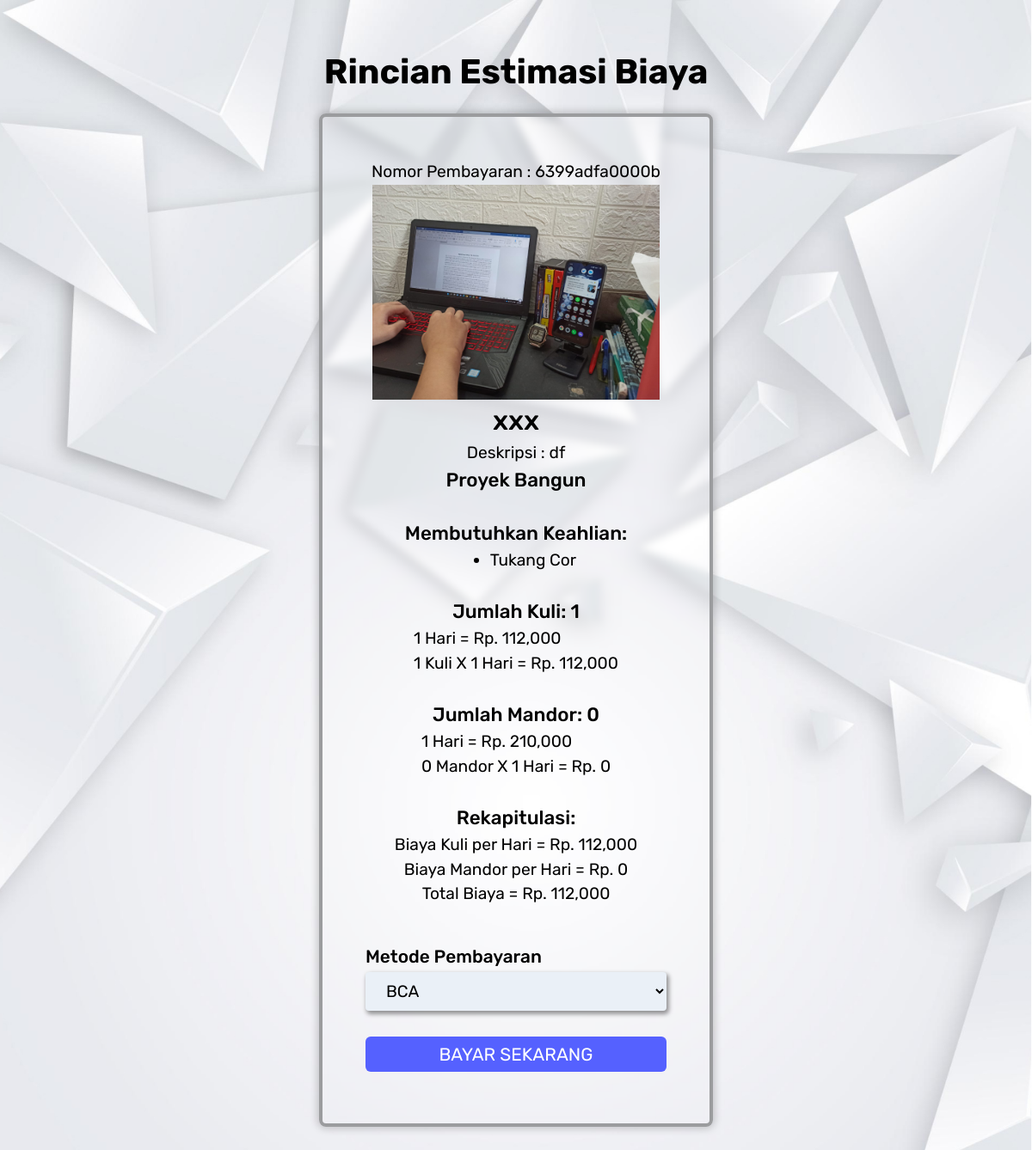
Screenshot of /bayar.php (signed in) with the database file from the repository.
### tables this page shows
CREATE TABLE `proyek` (
  `id` int(11) NOT NULL,
  `tipe_proyek` varchar(100) NOT NULL,
  `gambar_proyek` varchar(255) DEFAULT NULL,
  `nama_proyek` varchar(255) NOT NULL,
  `jumlah_kuli` int(10) UNSIGNED DEFAULT NULL,
  `id_konsumen` int(11) NOT NULL,
  `deskripsi_proyek` text DEFAULT NULL,
  `jumlah_mandor` int(10) UNSIGNED DEFAULT NULL
);

CREATE TABLE `proyek_keahlian` (
  `id_proyek` int(11) NOT NULL,
  `id_keahlian` int(11) NOT NULL
);

CREATE TABLE `keahlian` (
  `id` int(11) NOT NULL,
  `jenis_keahlian` varchar(100) NOT NULL,
  `tipe` varchar(20) NOT NULL
);

CREATE TABLE `gaji_mitra` (
  `id` int(11) NOT NULL,
  `tipe` varchar(50) NOT NULL,
  `gaji` int(10) UNSIGNED NOT NULL
);

### function.php (called while the page is built, shortened)
<?php
$conn = mysqli_connect("localhost", "root", "", "kuliku");
function QueryData($query)
{
    global $conn;
    $result = mysqli_query($conn, $query);
    $rows = [];
    while ($row = mysqli_fetch_assoc($result)) {
        $rows[] = $row;
    }
    return $rows;
}

### bayar.php (the view, shortened to what this page needs)
<?php
require 'function.php';
$email = $_SESSION['email'];
$id = (int) QueryData("SELECT id FROM konsumen WHERE email = '$email'")[0]['id'];
$proyek = QueryData("SELECT * FROM proyek WHERE id_konsumen = $id ORDER BY id DESC LIMIT 1")[0];
$id_proyek = $proyek['id'];
$proyek_keahlian = QueryData("SELECT * FROM proyek_keahlian
    JOIN keahlian ON (proyek_keahlian.id_keahlian = keahlian.id)
    WHERE id_proyek = $id_proyek");
$gaji = QueryData("SELECT * FROM gaji_mitra");
$gajiKuli = (int) $gaji[0]['gaji'];
$gajiMandor = (int) $gaji[1]['gaji'];
$total_gajiKuli = (int) $gajiKuli * $proyek['jumlah_kuli'];
$total_gajiMandor = (int) $gajiKuli * $proyek['jumlah_mandor'];
$total = (int) $total_gajiKuli + $total_gajiMandor;
$metode_pembayaran = QueryData("SELECT * FROM metode_pembayaran");
$no_pembayaran = uniqid();
?>
<!DOCTYPE html>
<html lang="en">
<head>
    <link rel="stylesheet" href="style.css">
    <link rel="stylesheet" href="register.css">
    <link rel="stylesheet" href="bayar.css">
</head>
<body>
    <div class="content">
        <h1>Rincian Estimasi Biaya</h1>
        <div class="box">
            <p> Nomor Pembayaran : <?= $no_pembayaran ?></p>
            <img src="images/<?= $proyek['gambar_proyek'] ?>" height="250px">
            <h2><?= $proyek['nama_proyek'] ?></h2>
            <p>Deskripsi : <?= $proyek['deskripsi_proyek'] ?></p>
            <h3>Proyek <?= $proyek['tipe_proyek'] ?></h3>
            <br>
            <h3>Membutuhkan Keahlian: </h3>
            <ul>
                <?php foreach ($proyek_keahlian as $pk) : ?>
                    <li><?= $pk['jenis_keahlian'] ?></li>
                <?php endforeach; ?>
            </ul>
            <br>
            <h3>Jumlah Kuli: <?= $proyek['jumlah_kuli'] ?></h3>
            <p>1 Hari = Rp. <?= number_format($gajiKuli) ?> <br> <?= $proyek['jumlah_kuli'] ?> Kuli X 1 Hari = Rp. <?= number_format($total_gajiKuli) ?></p>
            <br>
            <h3>Jumlah Mandor: <?= $proyek['jumlah_mandor'] ?></h3>
            <p>1 Hari = Rp. <?= number_format($gajiMandor) ?> <br> <?= $proyek['jumlah_mandor'] ?> Mandor X 1 Hari = Rp. <?= number_format($total_gajiMandor) ?></p>
            <br>
            <h3>Rekapitulasi:</h3>
            <p>Biaya Kuli per Hari = Rp. <?= number_format($total_gajiKuli) ?></p>
            <p>Biaya Mandor per Hari = Rp. <?= number_format($total_gajiMandor) ?></p>
            <p>Total Biaya = Rp. <?= number_format($total) ?></p>
            <br>
            <form action="" method="POST">
                <label for="met_pembayaran">Metode Pembayaran</label>
                <select name="met_pembayaran" id="met_pembayaran">
                    <?php foreach ($metode_pembayaran as $mp) : ?>
                        <option value="<?= $mp['id'] ?>"><?= $mp['nama_alat_pembayaran'] ?></option>
                    <?php endforeach ?>
                </select>
                <Button type="submit" name="bayar">BAYAR SEKARANG</Button>
            </form>
        </div>
    </div>
</body>
</html>

### style.css (style rules this page uses)
* { margin: 0; box-sizing: border-box; font-family: 'Rubik', sans-serif; }
body { background-image: url(assets/bg.jpg); background-repeat: no-repeat; background-size: cover; height: 100vh; scroll-behavior: smooth; }
h1 { font-size: 2.5rem; font-weight: 700; }
h2 { font-size: 1.8rem; font-weight: 500; text-align: center; }
form { display: flex; flex-direction: column; margin-top: 6px; }
label { font-size: 1.3rem; font-weight: 500; padding-top: 8px; padding-bottom: 2px; }
button { border: none; border-radius: 6px; font-size: 1.3rem; color: white; background-color: #5561FF; padding: 0.4em 1.6em; margin-left: 45px; }
.content { height: 100%; display: flex; flex-direction: column; align-items: center; justify-content: center; }
.content .box { border: 4px solid #9B9C9E; border-radius: 8px; padding: 50px; margin-top: 25px; box-shadow: 0 0 10px 2px rgba(0, 0, 0, 0.2); backdrop-filter: blur(5px); }

### register.css (style rules this page uses)
body { background-image: url(assets/bg2.jpg); background-repeat: no-repeat; background-size: cover; height: 100%; }
.content { padding: 120px 0; }
.box { display: flex; flex-direction: column; align-items: center; }
button { margin: 20px 0 10px 0; }

### bayar.css (style rules this page uses)
.content { padding: 60px 0; justify-content: flex-start; }
.box { line-height: 1.5; font-size: 1.2rem; }
h3 { font-weight: 500; font-size: 1.4rem; }
h2 { font-size: 2rem; }
select { background-color: #EAF0F7; border: none; outline: none; padding: 10px 20px; margin-bottom: 10px; font-size: 1.2rem; border-radius: 4px; width: 350px; box-shadow: 2px 3px 5px 1px rgba(0, 0, 0, 0.4); }

### rows the page displays
proyek: gambar_proyek (picture), nama_proyek "xxx", deskripsi_proyek "df", tipe_proyek "Bangun", jumlah_kuli "1", jumlah_mandor "0"
proyek_keahlian: id_keahlian.jenis_keahlian "Tukang Cor"
gaji_mitra: gaji "112,000", gaji.jumlah_kuli "112,000", gaji.jumlah_mandor "0", gaji.jumlah_mandor "112,000"
gaji_mitra: gaji "210,000"

### other values shown
form field met_pembayaran "BCA"
